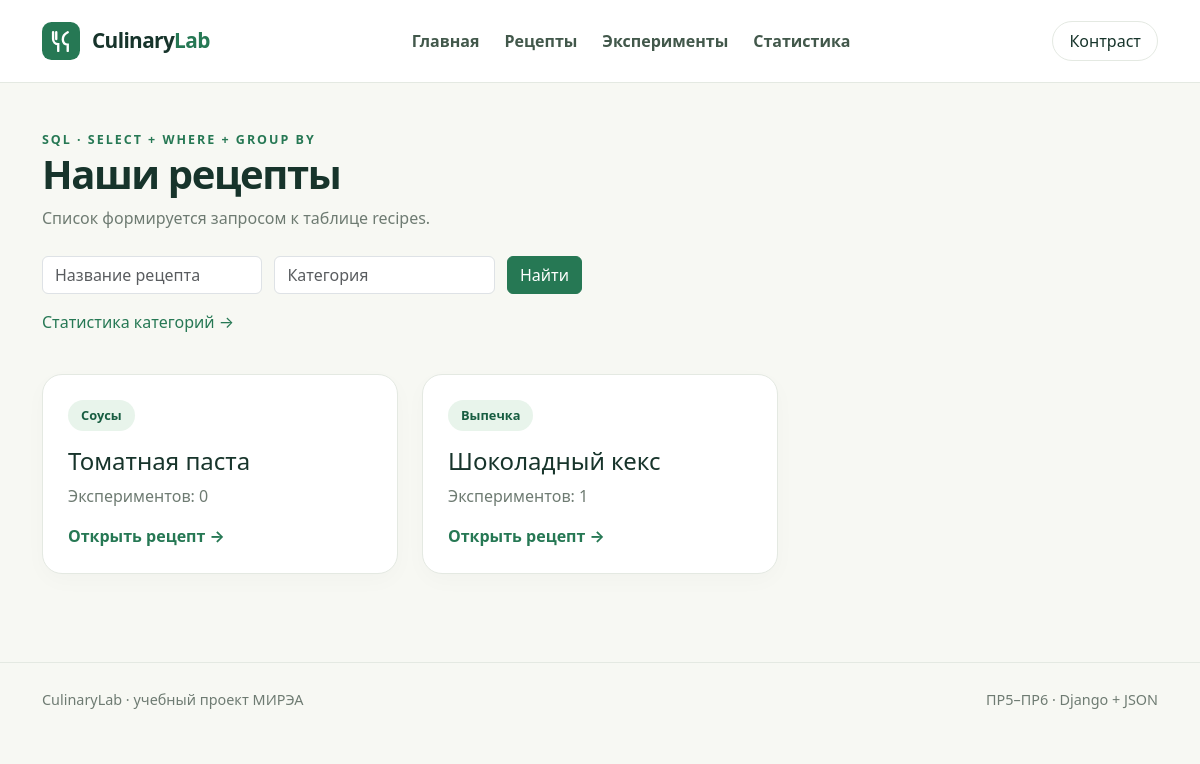
The app's page /recipes/ with its own data.
### web_recipes/views.py (the view)
# urls.py: path("", views.recipe_list, name="list"),
def recipe_list(request):
    search = request.GET.get("q", "").strip()
    category = request.GET.get("category", "").strip()
    return render(
        request,
        "recipes/recipe_list.html",
        {
            "page_title": "Рецепты",
            "recipes": list_recipes(search, category),
            "query": search,
            "category": category,
        },
    )

### db/database.py (called while the page is built)
def get_connection(
    database_path: str | Path | None = None,
) -> sqlite3.Connection:
    path = Path(database_path) if database_path else DB_PATH
    path.parent.mkdir(parents=True, exist_ok=True)
    connection = sqlite3.connect(path)
    connection.execute("PRAGMA foreign_keys = ON")
    connection.row_factory = sqlite3.Row
    return connection

### db/queries.py (called while the page is built)
def fetch_all(query: str, params: tuple = ()) -> list:
    with get_connection() as connection:
        return connection.execute(query, params).fetchall()

def list_recipes(search: str = "", category: str = "") -> list:
    query = """
        SELECT
            recipes.id,
            recipes.name,
            recipes.category,
            COUNT(e.id) AS experiments_count
        FROM recipes
        LEFT JOIN experiments AS e ON e.recipe_id = recipes.id
        WHERE recipes.name LIKE ?
          AND recipes.category LIKE ?
        GROUP BY recipes.id, recipes.name, recipes.category
        ORDER BY recipes.name
    """
    return fetch_all(query, (f"%{search}%", f"%{category}%"))

### web_recipes/templates/recipes/recipe_list.html (shortened to what this page needs)
{% extends "base.html" %}
{% block content %}
<div class="page-intro">
    <div class="eyebrow">SQL · SELECT + WHERE + GROUP BY</div>
    <h1>Наши рецепты</h1>
    <p>Список формируется запросом к таблице recipes.</p>
</div>
<form class="search-form" method="get" action="{% url 'recipes:list' %}">
    <input class="form-control" id="query" name="q"
           value="{{ query|default:'' }}" placeholder="Название рецепта">
    <input class="form-control" id="category" name="category"
           value="{{ category|default:'' }}" placeholder="Категория">
    <button class="btn btn-primary" type="submit">Найти</button>
</form>
<p class="mt-3">
    <a href="{% url 'recipes:categories' %}">Статистика категорий →</a>
</p>
<div class="row g-4 mt-1">
    {% for recipe in recipes %}
    <div class="col-sm-6 col-lg-4">
        <article class="surface recipe-card h-100">
            <span class="tag">{{ recipe.category }}</span>
            <h2 class="h4 mt-3">{{ recipe.name }}</h2>
            <p class="meta">Экспериментов: {{ recipe.experiments_count }}</p>
            <a class="card-link"
               href="{% url 'recipes:detail' recipe.id %}">
                Открыть рецепт →
            </a>
        </article>
    </div>
    {% empty %}
    <p class="empty-state">По запросу ничего не найдено.</p>
    {% endfor %}
</div>
{% endblock %}

### static/homepage/css/style.css (style rules this page uses)
:root { --ink: #17342b; --accent: #267854; --accent-dark: #175d41; --muted: #6e7b72; --surface: #ffffff; --page: #f7f8f3; --border: #e4e9e2; }
* { box-sizing: border-box; }
body { margin: 0; min-height: 100vh; background: var(--page); color: var(--ink); font-family: "Segoe UI", system-ui, -apple-system, sans-serif; }
a { color: var(--accent); text-decoration: none; }
.eyebrow { color: var(--accent); font-size: .78rem; font-weight: 800; letter-spacing: .16em; }
.page-intro { margin-bottom: 26px; }
.page-intro h1 { font-weight: 800; letter-spacing: -.035em; }
.page-intro p, .meta { color: var(--muted); }
.stat-card, .surface { background: var(--surface); border: 1px solid var(--border); border-radius: 20px; padding: 25px; box-shadow: 0 7px 22px #1b332806; }
.tag { display: inline-block; border-radius: 999px; padding: 6px 13px; background: #e8f4eb; color: var(--accent-dark); font-weight: 700; font-size: .8rem; }
.card-link { font-weight: 700; }
.search-form { display: flex; gap: 12px; max-width: 540px; }
.btn-primary { background: var(--accent); border-color: var(--accent); }

### records on screen
recipes: category "Соусы", name "Томатная паста", experiments_count "0"
recipes: category "Выпечка", name "Шоколадный кекс", experiments_count "1"
